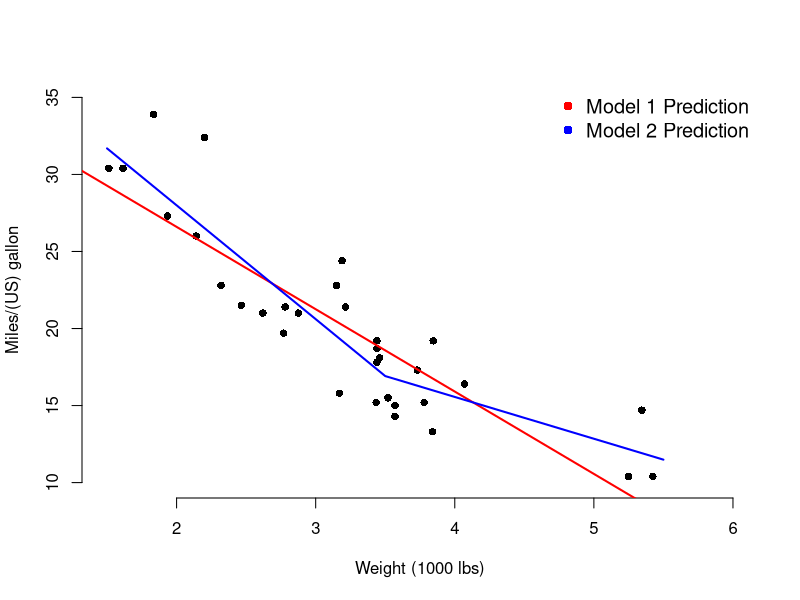

Reproduce this figure in R.
## ---- chunk 1
knitr::opts_chunk$set(echo = FALSE)
## ---- chunk 2
head(mtcars)
## ---- chunk 3
mtcars$wtsp <- ifelse(mtcars$wt - 3.5 > 0, mtcars$wt - 3.5, 0)
model1 <- lm(mpg ~ wt, data = mtcars)
model2 <- lm(mpg ~ wtsp + wt, data = mtcars)
model1
model2
## ---- chunk 4
plot(mtcars$wt, mtcars$mpg, xlab = "Weight (1000 lbs)", 
             ylab = "Miles/(US) gallon", bty = "n", pch = 16, 
             xlim = c(1.5, 6), ylim = c(10, 35))
abline(model1, col = "red", lwd = 2)

model2lines <- predict(model2, newdata = data.frame(
                wt = 1.5:6, wtsp = ifelse(1.5:6 - 3.5 > 0, 1.5:6 - 3.5, 0)
            ))
lines(1.5:6, model2lines, col = "blue", lwd = 2)

legend("topright", c("Model 1 Prediction", "Model 2 Prediction"), pch = 16, 
               col = c("red", "blue"), bty = "n", cex = 1.2)
